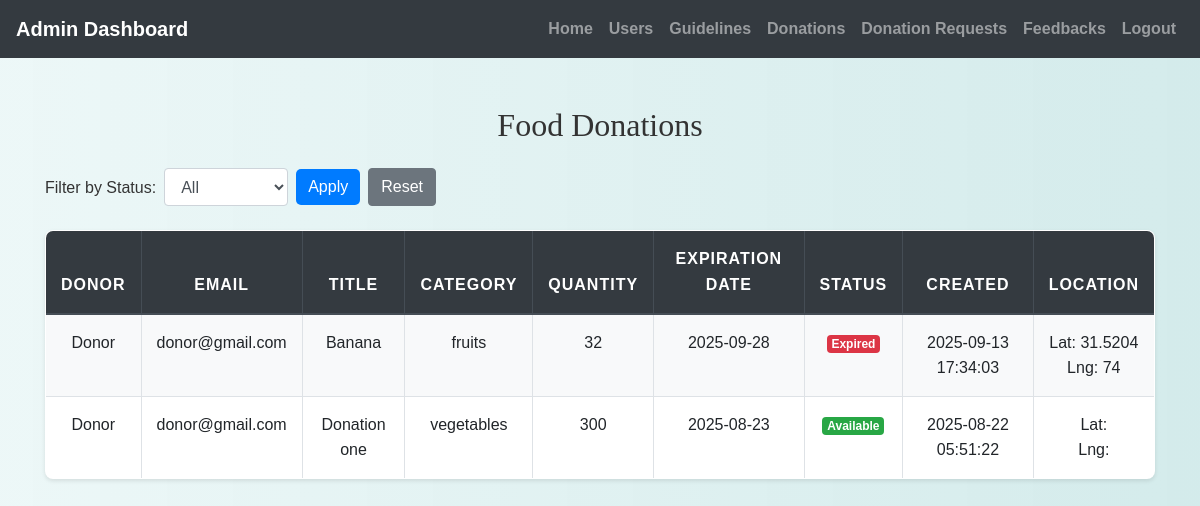
The page /admin/view_food_donations.php (signed in) on the database its author committed.
### tables this page shows
CREATE TABLE `food_donations` (
  `donation_id` int(11) NOT NULL,
  `donor_id` int(11) NOT NULL,
  `title` varchar(200) NOT NULL,
  `description` text DEFAULT NULL,
  `category` enum('fruits','vegetables','meals','bakery','dairy','other') NOT NULL,
  `quantity` varchar(100) DEFAULT NULL,
  `expiration_date` date NOT NULL,
  `status` enum('available','requested','accepted','collected','expired') DEFAULT 'available',
  `created_at` timestamp NOT NULL DEFAULT current_timestamp(),
  `updated_at` timestamp NOT NULL DEFAULT current_timestamp() ON UPDATE current_timestamp(),
  `latitude` varchar(50) NOT NULL,
  `longitude` varchar(50) NOT NULL
);

CREATE TABLE `users` (
  `id` int(11) NOT NULL,
  `name` varchar(150) NOT NULL,
  `email` varchar(150) NOT NULL,
  `password_hash` varchar(255) NOT NULL,
  `phone` varchar(20) DEFAULT NULL,
  `user_type` enum('donor','ngo') NOT NULL,
  `address` text DEFAULT NULL,
  `city` varchar(100) DEFAULT NULL,
  `status` enum('active','inactive','pending') DEFAULT 'pending',
  `created_at` timestamp NOT NULL DEFAULT current_timestamp()
);

### admin/view_food_donations.php (the view, shortened to what this page needs)
<?php
include('config.php');
$sql = "SELECT fd.*, u.name AS donor_name, u.email AS donor_email
        FROM food_donations fd
        JOIN users u ON fd.donor_id = u.id";
$sql .= " ORDER BY fd.created_at DESC";
$stmt = $conn->prepare($sql);
$stmt->execute();
$result = $stmt->get_result();
?>
<!DOCTYPE html>
<html lang="en">
<head>
    <link rel="stylesheet" href="https://maxcdn.bootstrapcdn.com/bootstrap/4.5.2/css/bootstrap.min.css">
    <link rel="stylesheet" href="../css/style.css" />
</head>
<body>
<?php include('admin_navbar.php'); ?>
<div class="container mt-5">
    <h2 class="mb-4">Food Donations</h2>
    <form method="get" class="form-inline mb-4">
        <label class="mr-2">Filter by Status:</label>
        <select name="status" class="form-control mr-2">
            <option value="">All</option>
        </select>
        <button type="submit" class="btn btn-primary">Apply</button>
        <a href="view_food_donations.php" class="btn btn-secondary ml-2">Reset</a>
    </form>
    <?php if ($result->num_rows > 0): ?>
        <table class="table table-bordered table-striped">
            <thead class="thead-dark">
                <tr>
                    <th>Donor</th>
                    <th>Email</th>
                    <th>Title</th>
                    <th>Category</th>
                    <th>Quantity</th>
                    <th>Expiration Date</th>
                    <th>Status</th>
                    <th>Created</th>
                    <th>Location</th>
                </tr>
            </thead>
            <tbody>
            <?php while ($row = $result->fetch_assoc()): ?>
                <tr>
                    <td><?= htmlspecialchars($row['donor_name']); ?></td>
                    <td><?= htmlspecialchars($row['donor_email']); ?></td>
                    <td><?= htmlspecialchars($row['title']); ?></td>
                    <td><?= htmlspecialchars($row['category']); ?></td>
                    <td><?= htmlspecialchars($row['quantity']); ?></td>
                    <td><?= htmlspecialchars($row['expiration_date']); ?></td>
                    <td>
                        <?php
                        $badgeClass = "badge-secondary";
                        if ($row['status'] === 'available') $badgeClass = "badge-success";
                        elseif ($row['status'] === 'requested') $badgeClass = "badge-warning";
                        elseif ($row['status'] === 'accepted') $badgeClass = "badge-primary";
                        elseif ($row['status'] === 'collected') $badgeClass = "badge-dark";
                        elseif ($row['status'] === 'expired') $badgeClass = "badge-danger";
                        ?>
                        <span class="badge <?= $badgeClass ?>"><?= ucfirst($row['status']); ?></span>
                    </td>
                    <td><?= $row['created_at']; ?></td>
                    <td>
                        Lat: <?= htmlspecialchars($row['latitude']); ?><br>
                        Lng: <?= htmlspecialchars($row['longitude']); ?>
                    </td>
                </tr>
            <?php endwhile; ?>
            </tbody>
        </table>
    <?php else: ?>
        <div class="alert alert-info">No donations found.</div>
    <?php endif; ?>
</div>
</body>
</html>

### css/style.css (style rules this page uses)
body { background: linear-gradient(90deg, rgba(233, 246, 246, 0.831), rgba(207, 233, 233, 0.9)); font-family: 'Arial', sans-serif; color: #333; line-height: 1.6; }
h1, h2, h3, h4 { text-align: center; margin-top: 30px; margin-bottom: 30px; font-family: 'Georgia', serif; }
.container { margin-bottom: 40px; }
.table { width: 100%; border-collapse: collapse; margin-top: 20px; font-size: 16px; background-color: #ffffff; border-radius: 8px; overflow: hidden; box-shadow: 0 2px 4px rgba(0, 0, 0, 0.1); }
.table th, .table td { padding: 15px; border: 1px solid #dee2e6; text-align: center; }
.table thead th { background-color: #004d4d; color: white; font-weight: bold; text-transform: uppercase; letter-spacing: 1px; }
.table tbody tr:nth-child(odd) { background-color: #f8f9fa; }
.btn-primary { color: #fff; border: none; border-radius: 5px; cursor: pointer; transition: background-color 0.3s ease; }
a { color: #006666; text-decoration: none; font-weight: bold; }

### rows shown on the page
food_donations: donor.name "Donor", donor.email "donor@gmail.com", title "Banana", category "fruits", quantity "32", expiration_date "2025-09-28", status "Expired", created_at "2025-09-13 17:34:03", latitude "31.5204", longitude "74"
food_donations: donor.name "Donor", donor.email "donor@gmail.com", title "Donation one", category "vegetables", quantity "300", expiration_date "2025-08-23", status "Available", created_at "2025-08-22 05:51:22"
